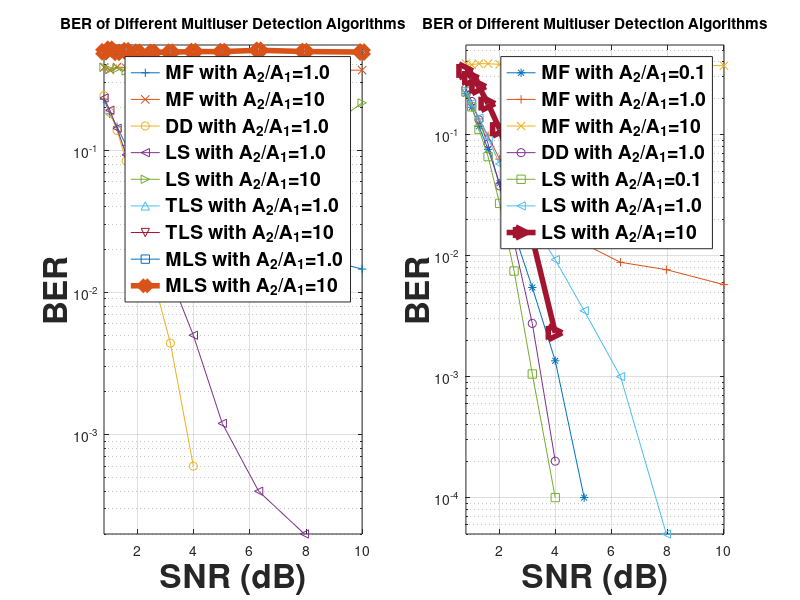

Write the MATLAB code that produced this figure.
BER_MF =[    0.2236    0.2286    0.3826;
    0.1758    0.1802    0.3682;
    0.1284    0.1464    0.3856;
    0.1012    0.1084    0.3798;
    0.0574    0.0792    0.3666;
    0.0316    0.0516    0.3704;
    0.0166    0.0404    0.3800;
    0.0060    0.0292    0.3676;
    0.0022    0.0246    0.3604;
    0.0002    0.0198    0.3712;
         0    0.0186    0.3650;
         0    0.0146    0.3660]
         
         
         
BER_DD =[  0.2374    0.2426    0.2362
    0.1938    0.1848    0.2012;
    0.1244    0.1378    0.1406;
    0.0934    0.0842    0.0854;
    0.0394    0.0446    0.0392;
    0.0140    0.0134    0.0134;
    0.0032    0.0044    0.0028;
    0.0004    0.0006         0;
    0.0002         0         0;
         0         0         0;
         0         0         0;
         0         0         0 ]        
         
         
BER_LS = [ 0.2308    0.2334    0.3846;
    0.1884    0.1914    0.3700;
    0.1190    0.1428    0.3758;
    0.0820    0.0928    0.3610;
    0.0356    0.0552    0.3492;
    0.0126    0.0280    0.3386;
    0.0020    0.0128    0.3162;
    0.0004    0.0050    0.2882;
         0    0.0012    0.2504;
         0    0.0004    0.2188;
         0    0.0002    0.1096;
         0         0    0.2154]
         
         
BER_TLS = [ 0.5018    0.4962    0.5024;
    0.4936    0.4934    0.5000;
    0.4988    0.5016       0.5000;
    0.4964    0.4986       0.5000;
    0.4850    0.5038       0.5000;
    0.5068    0.4880       0.5000;
    0.4930    0.5090       0.5000;
    0.5070    0.5048    0.5074;
    0.4932    0.5070    0.4990;
    0.4852    0.5024       0.5000;
    0.4926    0.4990    0.4936;
    0.5016    0.5030       0.5000 ]        
    
    
BER_MLS = [  0.4846    0.4900    0.4934;
    0.4756    0.5102    0.5134;
    0.5008    0.5022    0.4880;
    0.5000    0.4906    0.5012;
    0.4904    0.5012    0.4892;
    0.4996    0.4944    0.4882;
    0.5002    0.5002    0.4896;
    0.5062    0.5038    0.4946;
    0.5030    0.4856    0.4942;
    0.4972    0.4956    0.5050;
    0.4888    0.5022    0.4948;
    0.4932    0.5018    0.4906 ]   
    
    
    
BER_MF1 = [ 2.1735e-001  2.2630e-001  3.8575e-001;
  1.6820e-001  1.7610e-001  3.7840e-001;
  1.1705e-001  1.3465e-001  3.8570e-001;
  7.5500e-002  9.7650e-002  3.8525e-001;
  3.9600e-002  6.2600e-002  3.8055e-001;
  1.5400e-002  4.2050e-002  3.7985e-001;
  5.4500e-003  2.6100e-002  3.8625e-001;
  1.3500e-003  1.6950e-002  3.8040e-001;
  1.0000e-004  1.2450e-002  3.7955e-001;
            0  8.8000e-003  3.7995e-001;
            0  7.6500e-003  3.7775e-001;
            0  5.7500e-003  3.7085e-001 ]        
         
BER_DD1 = [ 2.4215e-001  2.4150e-001  2.4025e-001;
  1.8660e-001  1.8795e-001  1.8245e-001;
  1.2785e-001  1.3270e-001  1.3150e-001;
  8.0750e-002  8.4050e-002  7.8500e-002;
  3.6650e-002  3.7650e-002  4.1450e-002;
  1.2250e-002  1.2850e-002  1.1550e-002;
  1.9500e-003  2.7500e-003  2.5500e-003;
  4.0000e-004  2.0000e-004  1.0000e-004;
            0            0            0;
            0            0            0;
            0            0            0;
            0            0            0 ]        
            
BER_LS1 = [  2.2535e-001  2.3095e-001  3.3585e-001 ;
  1.6955e-001  1.8080e-001  2.9380e-001;
  1.1070e-001  1.3715e-001  2.4890e-001;
  6.5750e-002  9.3500e-002  1.8035e-001;
  2.7000e-002  5.7100e-002  1.1095e-001;
  7.4500e-003  3.3350e-002  5.0150e-002;
  1.0500e-003  1.8500e-002  1.3950e-002;
  1.0000e-004  9.2500e-003  2.3000e-003;
            0  3.5000e-003            0;
            0  1.0000e-003            0;
            0  5.0000e-005            0;
            0            0            0 ]           
            
TotalTrails = 5000             

        SNR = 10.^(-0.1:0.1:1)';

figure(100)
        
        
        subplot(1,2,1);
        semilogy(SNR, BER_MF(:,2),'-+',SNR, BER_MF(:,3),'-x', SNR, BER_DD(:,2),'-o', SNR, BER_LS(:,2),'-<', SNR, BER_LS(:,3), '->',SNR, BER_TLS(:,2),'-^', SNR, BER_TLS(:,3),'-v', SNR, BER_MLS(:,2),'-s', SNR, BER_MLS(:,3),'-d','LineWidth',4,'MarkerSize',10)
        ylim([1.0/TotalTrails 0.55])
        xlim([min(SNR) max(SNR)])
        grid;
        title('BER of Different Multiuser Detection Algorithms');
        xlabel('SNR (dB)','FontSize',24,'FontWeight','bold');
        ylabel('BER','FontSize',24,'FontWeight','bold');
        
legend(...
  {'MF with A_2/A_1=1.0','MF with A_2/A_1=10','DD with A_2/A_1=1.0','LS with A_2/A_1=1.0','LS with A_2/A_1=10','TLS with A_2/A_1=1.0','TLS with A_2/A_1=10','MLS with A_2/A_1=1.0','MLS with A_2/A_1=10'},...
  'FontSize',14,...
  'FontWeight','bold',...
  'Location','Best');
          
        
TotalTrails = 20000        
        subplot(1,2,2);
        
semilogy(SNR, BER_MF1(:,1),'-*',SNR, BER_MF1(:,2),'-+',SNR, BER_MF1(:,3),'-x', SNR, BER_DD1(:,2),'-o', SNR, BER_LS1(:,1),'-s', SNR, BER_LS1(:,2),'-<', SNR, BER_LS1(:,3),'->','LineWidth',4,'MarkerSize',10)
ylim([1.0/TotalTrails 0.55])
xlim([min(SNR) max(SNR)])
grid;
title('BER of Different Multiuser Detection Algorithms');
xlabel('SNR (dB)','FontSize',24,'FontWeight','bold');
ylabel('BER','FontSize',24,'FontWeight','bold');
legend(...
  {'MF with A_2/A_1=0.1','MF with A_2/A_1=1.0','MF with A_2/A_1=10','DD with A_2/A_1=1.0','LS with A_2/A_1=0.1','LS with A_2/A_1=1.0','LS with A_2/A_1=10'},...
  'FontSize',14,...
  'FontWeight','bold',...
  'Location','Best');
  
        
            